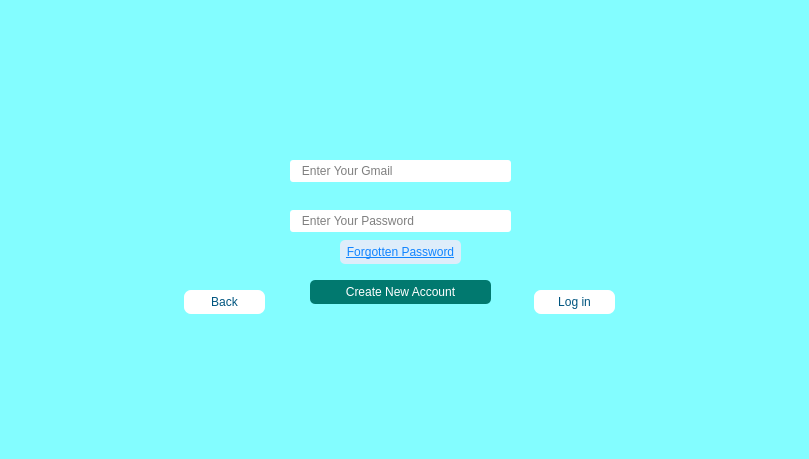
    <widget class="QWidget" name="st_login">
     <property name="styleSheet">
      <string notr="true">background-color: rgb(131, 253, 255);</string>
     </property>
     <widget class="QLineEdit" name="login_st_mail">
      <property name="geometry">
       <rect>
        <x>290</x>
        <y>160</y>
        <width>221</width>
        <height>22</height>
       </rect>
      </property>
      <property name="styleSheet">
       <string notr="true">background-color: rgb(255, 255, 255);
border-radius: 3px;</string>
      </property>
      <property name="placeholderText">
       <string>   Enter Your Gmail</string>
      </property>
     </widget>
     <widget class="QLineEdit" name="login_st_pass">
      <property name="geometry">
       <rect>
        <x>290</x>
        <y>210</y>
        <width>221</width>
        <height>22</height>
       </rect>
      </property>
      <property name="styleSheet">
       <string notr="true">background-color: rgb(255, 255, 255);
border-radius: 3px;</string>
      </property>
      <property name="echoMode">
       <enum>QLineEdit::Password</enum>
      </property>
      <property name="placeholderText">
       <string>   Enter Your Password</string>
      </property>
     </widget>
     <widget class="QPushButton" name="Login_sts">
      <property name="geometry">
       <rect>
        <x>534</x>
        <y>290</y>
        <width>81</width>
        <height>24</height>
       </rect>
      </property>
      <property name="styleSheet">
       <string notr="true">background-color: rgb(255, 255, 255);
color: rgb(0, 85, 127);
font: 700 11pt &quot;Segoe UI&quot;;
border-radius: 7px;</string>
      </property>
      <property name="text">
       <string>Log in</string>
      </property>
      <property name="icon">
       <iconset resource="IMAGE.qrc">
        <normaloff>:/pic/images/OK.png</normaloff>:/pic/images/OK.png</iconset>
      </property>
     </widget>
     <widget class="QPushButton" name="Reg_sts">
      <property name="geometry">
       <rect>
        <x>310</x>
        <y>280</y>
        <width>181</width>
        <height>24</height>
       </rect>
      </property>
      <property name="styleSheet">
       <string notr="true">background-color: rgb(1, 121, 111);
font: 700 10pt &quot;Segoe UI&quot;;
color: rgb(255, 255, 255);
border-radius: 5px;</string>
      </property>
      <property name="text">
       <string>Create New Account</string>
      </property>
     </widget>
     <widget class="QPushButton" name="Back_1">
      <property name="geometry">
       <rect>
        <x>184</x>
        <y>290</y>
        <width>81</width>
        <height>24</height>
       </rect>
      </property>
      <property name="styleSheet">
       <string notr="true">background-color: rgb(255, 255, 255);
color: rgb(0, 85, 127);
font: 700 10pt &quot;Segoe UI&quot;;
border-radius: 7px;</string>
      </property>
      <property name="text">
       <string>Back</string>
      </property>
      <property name="icon">
       <iconset resource="IMAGE.qrc">
        <normaloff>:/pic/images/back.png</normaloff>:/pic/images/back.png</iconset>
      </property>
     </widget>
     <widget class="QPushButton" name="Forgot">
      <property name="geometry">
       <rect>
        <x>340</x>
        <y>240</y>
        <width>121</width>
        <height>24</height>
       </rect>
      </property>
      <property name="styleSheet">
       <string notr="true">color: rgb(16, 132, 255);
background-color: rgb(222, 237, 250);
border-radius: 5px;
text-decoration: underline;</string>
      </property>
      <property name="text">
       <string>Forgotten Password</string>
      </property>
     </widget>
     <widget class="QLabel" name="label_16">
      <property name="geometry">
       <rect>
        <x>0</x>
        <y>0</y>
        <width>800</width>
        <height>450</height>
       </rect>
      </property>
      <property name="text">
       <string/>
      </property>
      <property name="pixmap">
       <pixmap resource="IMAGE.qrc">:/pic/images/SL.png</pixmap>
      </property>
      <property name="scaledContents">
       <bool>true</bool>
      </property>
     </widget>
     <zorder>label_16</zorder>
     <zorder>login_st_pass</zorder>
     <zorder>Back_1</zorder>
     <zorder>Reg_sts</zorder>
     <zorder>Forgot</zorder>
     <zorder>Login_sts</zorder>
     <zorder>login_st_mail</zorder>
    </widget>
